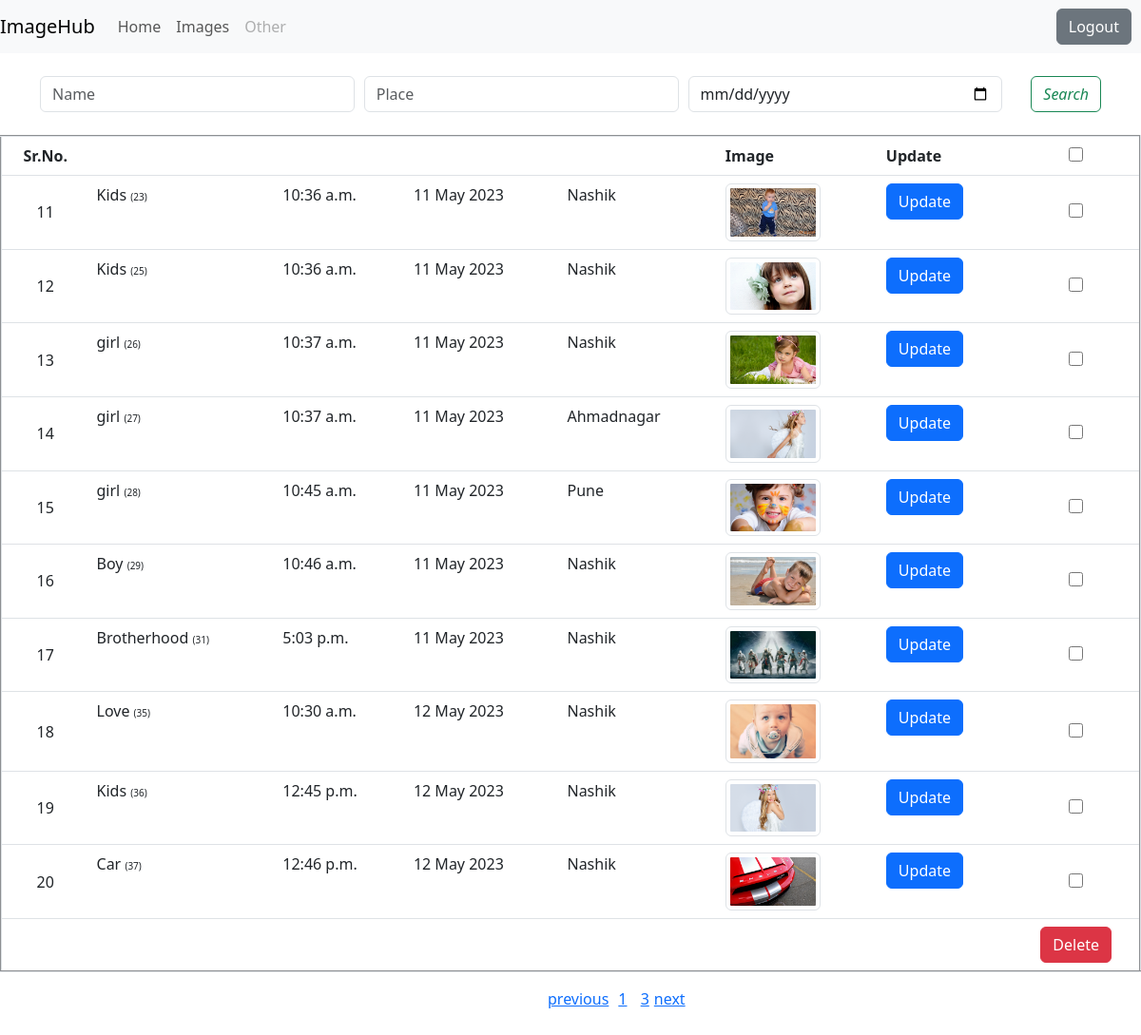
/display-images/?page=2 (signed in), run on the app's committed database.
### ImageHub/models.py (models this page shows, shortened)
class Image(models.Model):
    name = models.CharField(max_length=255,validators=[RegexValidator('^[\w\s]{2,}$',message='Only alphanumeric values are allowed.')])
    time = models.TimeField(default=now().time())
    date = models.DateField(default=now().date())
    place = models.CharField(max_length=255,validators=[RegexValidator('^(?=.*[A-Za-z]{3})[A-Za-z0-9]{3,30}$',message='Only alphanumeric values are allowed.')])
    image = models.ImageField(upload_to=image_upload_path)
    views=models.IntegerField(default=0)

### ImageHub/views.py (the view)
    def wrapper(request, *args, **kwargs):
        if 'UserIsActive' not in request.session:
            return redirect('login') # redirect to the login page if user is not logged in
        return function(request, *args, **kwargs)

### ImageHub/views.py (called while the page is built)
def check_session(function):
    def wrapper(request, *args, **kwargs):
        if 'UserIsActive' not in request.session:
            return redirect('login') # redirect to the login page if user is not logged in
        return function(request, *args, **kwargs)
    return wrapper

### ImageHub/templates/ImageHub/display_image.html (shortened to what this page needs)
{% extends 'base.html' %}
{%load static%}
{%block content%}
  <div class="container">
    <br>
      <form class="d-flex tm-search-form">
        {{myfilter.form.name}} {{myfilter.form.place}}{{myfilter.form.date}}
          <button class="btn btn-outline-success tm-search-btn" type="submit">
              <i class="fas fa-search">Search</i>
          </button>
      </form>
  </div>
  <br>
    <form method="post" action="{% url 'delete_images' %}">
      <table class="table" border="2">
            <tr style="color: white;">
              <th style="text-align: center;vertical-align: middle;">Sr.No.</th>
              <th><a href="/display-images?attribute=name" style="color: white;">Name</a></th>
              <th><a href="/display-images?attribute=time"  style="color: white;">Time</a></th>
              <th><a href="/display-images?attribute=date" style="color: white;">Date</a></th>
              <th><a href="/display-images?attribute=place" style="color: white;">Place</a></th>
              <th>Image</th>
              <th>Update</th>
              <th style="text-align: center;vertical-align:middle;"><input type="checkbox" class="select-all" style="height: 15px;width: 15px;"></th>
            </tr>
            {%if page%}
            {% for each in page %}
              <tr style="color: white;">
                <td style="text-align: center;vertical-align: middle;">{{srno|add:forloop.counter}}</td>
                <td>{{ each.name }} <small style="font-size: x-small;">({{each.pk}})</small></td>
                <td>{{ each.time}}</td>
                <td>{{ each.date|date:'d M Y' }}</td>
                <td>{{ each.place }}</td>
                <td><a href="{{ each.image.url }}"><img src="{{ each.image.url }}" alt="{{ each.name }}" class="img-thumbnail" width="100px" height="60px"></a></td>
                <td><a href="{% url 'update_image' each.pk %}" class="btn btn-primary">Update</a></td>
                <td style="text-align: center;vertical-align:middle;"><input type="checkbox" class="select-item" name="selected_items" value="{{ each.pk }}" style="height: 15px;width: 15px;"></td>
              </tr>
            {% endfor %}
              <tr>
                  <td></td> <td></td> <td></td> <td></td> <td></td> <td></td> <td></td>
                  <td style="text-align: center;vertical-align:middle;"><input type=submit class="btn btn-danger" value="Delete"></td>
              </tr>
        </table>
      </form>
      <div class="pagination">
        {% if page.has_previous %}
        <p style="padding-right: 6in;"></p><a href="?page={{ page.previous_page_number }}">previous <small style="padding-left: 5px;"></small></a>
        {%else%}
                <p style="padding-right: 7in;"></p>
        {% endif %}
        {% for num in page.paginator.page_range %}
        {% if page.number == num %}
        <span class="current-page" id="current_page" style="color: white;">{{ num }}</span>
        {% else %}
        <p style="padding-right: 5px;"></p>
        <a href="?page={{ num }}">{{ num }}</a>
        {% endif %}
        {% endfor %}
        {% if page.has_next %}
        <a href="?page={{ page.next_page_number }}"> <small style="padding-right: 5px;"></small>  next</a>
        {% endif %}
      </div>
      <br><br>
      {%else%}
      <h1>No data Found</h1>
      {%endif%}
{%endblock%}

### data on the page
Image: counter "11", name "Kids", pk "23", time "10:36 a.m.", date "11 May 2023", place "Nashik", image (picture)
Image: counter "12", name "Kids", pk "25", time "10:36 a.m.", date "11 May 2023", place "Nashik", image (picture)
Image: counter "13", name "girl", pk "26", time "10:37 a.m.", date "11 May 2023", place "Nashik", image (picture)
Image: counter "14", name "girl", pk "27", time "10:37 a.m.", date "11 May 2023", place "Ahmadnagar", image (picture)
Image: counter "15", name "girl", pk "28", time "10:45 a.m.", date "11 May 2023", place "Pune", image (picture)
Image: counter "16", name "Boy", pk "29", time "10:46 a.m.", date "11 May 2023", place "Nashik", image (picture)
Image: counter "17", name "Brotherhood", pk "31", time "5:03 p.m.", date "11 May 2023", place "Nashik", image (picture)
Image: counter "18", name "Love", pk "35", time "10:30 a.m.", date "12 May 2023", place "Nashik", image (picture)
Image: counter "19", name "Kids", pk "36", time "12:45 p.m.", date "12 May 2023", place "Nashik", image (picture)
Image: counter "20", name "Car", pk "37", time "12:46 p.m.", date "12 May 2023", place "Nashik", image (picture)

### other printed values
{{ num }} "1" "3"
{{ num }} "2"
